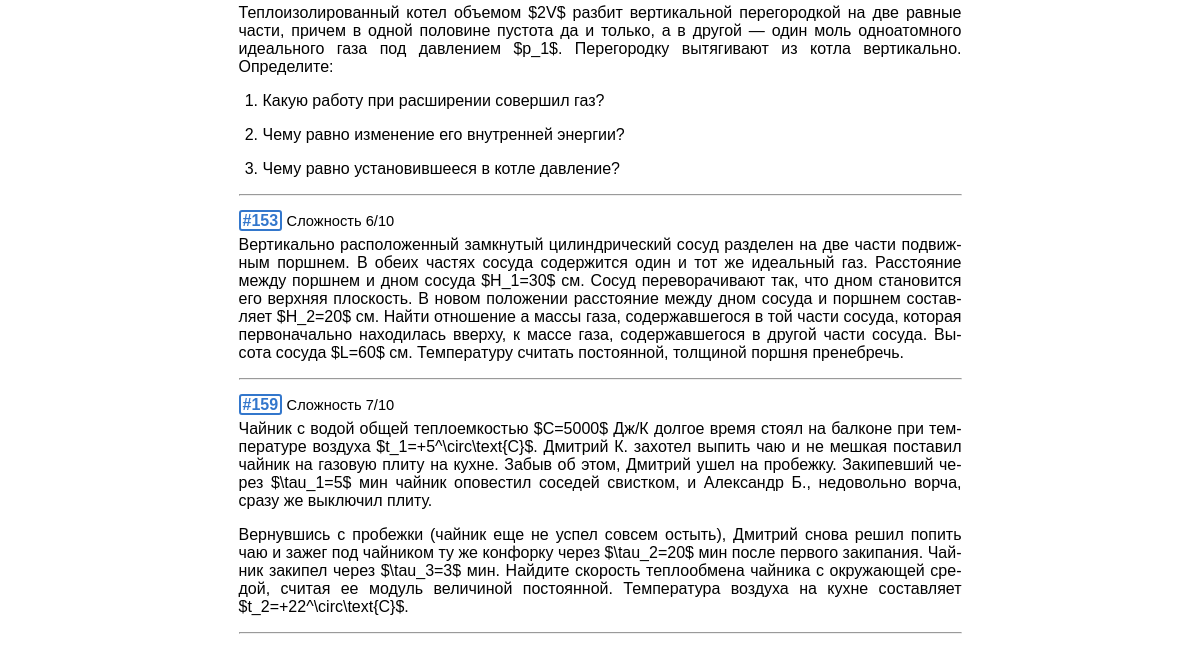
The app's page /types/27/ (lower part), older data.
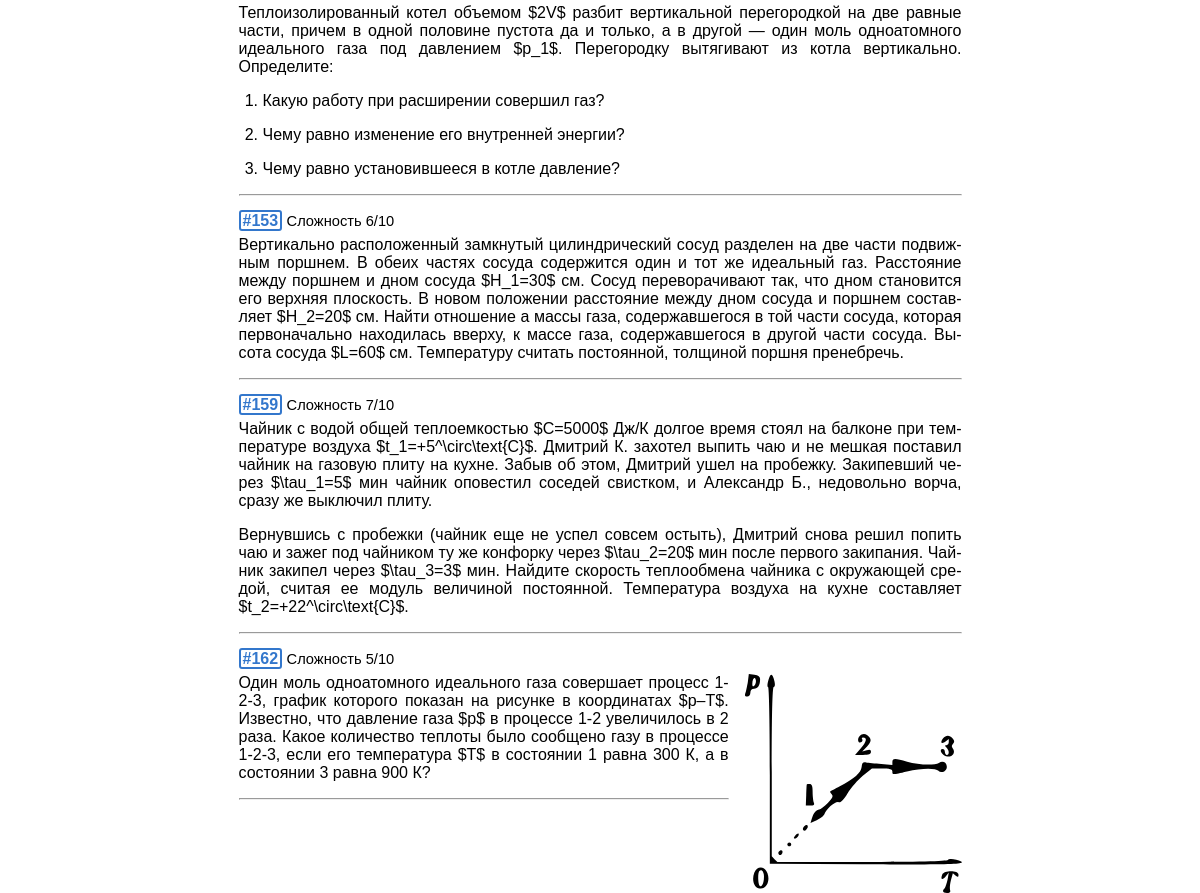
The same page, newer data.
### problems/models.py (models this page shows, shortened)
class Problem(models.Model):
    text = models.TextField('условие',
                            max_length=6000,
                            help_text='Максимум 6 тыс. символов '
                            '(если мало - обратитесь к создательнице сайта)')
    solution = models.TextField('решение',
                                max_length=6000,
                                help_text='Максимум 6 тыс. символов',
                                blank=True,
                                null=True)
    answer = models.TextField('ответ',
                              max_length=1000,
                              help_text='Максимум 1 тыс. символов',
                              blank=True,
                              null=True)
    complexity = models.PositiveSmallIntegerField('сложность',
                                                  help_text=('число от 1 до 10'
                                                             ' включительно'),
                                                  blank=True,
                                                  null=True,
                                                  validators=(
                                                      [MinValueValidator(1),
                                                       MaxValueValidator(10)]))
    author = models.ForeignKey(User,
                               on_delete=models.CASCADE,
                               editable=False,
                               verbose_name='автор')
    date = models.DateField('дата добавления',
                            auto_now_add=True)
    tags = models.ManyToManyField(Tag,
                                  verbose_name='тэги',
                                  blank=True)
    source = models.ForeignKey(Source,
                               on_delete=models.CASCADE,
                               verbose_name='источник',
                               blank=True,
                               null=True)
    category = models.ForeignKey(Category,
                                 on_delete=models.CASCADE,
                                 verbose_name='раздел',
                                 blank=True,
                                 null=True)
    subcategory = models.ForeignKey(Subcategory,
                                    on_delete=models.CASCADE,
                                    verbose_name='подраздел',
                                    blank=True,
                                    null=True)
    type_ege = models.ForeignKey(TypeInEGE,
                                 on_delete=models.CASCADE,
                                 verbose_name='Тип задания',
                                 null=True)
    class Meta:
        verbose_name = 'задача'
        verbose_name_plural = 'задачи'
        default_related_name = 'problems'
    def get_absolute_url(self):
        return reverse('problems:detail', kwargs={'pk': self.pk})

### typesinege/views.py (the view)
# urls.py: path('', views.ProblemsView.as_view(), name='list'),
class ProblemsView(ListView):
    model = Problem
    template_name = 'problems/problems_list.html'
    context_object_name = 'problems'
    filter = ProblemTypeFilter
    paginate_by = 50
    def get_queryset(self):
        number = self.kwargs['number']
        self.type = get_object_or_404(TypeInEGE, number=number)
        queryset = Problem.objects.filter(type_ege=self.type).order_by('id')
        self.filterset = self.filter(self.request.GET, queryset=queryset)
        return self.filterset.qs
    def get_context_data(self, **kwargs):
        data = super().get_context_data(**kwargs)
        data['filter'] = ProblemTypeFilter(self.request.GET,
                                           queryset=self.get_queryset())
        data['title'] = f'Тип {self.kwargs["number"]}'
        return data

### problems/models.py (called while the page is built)
    def __str__(self):
        return self.name

    def __str__(self):
        return self.name

    def get_queryset(self):
        queryset = super().get_queryset()
        queryset = queryset.annotate(problems_count=Count('problems'))
        return queryset

### problems/templatetags/abbr.py (called while the page is built)
def replace_by_dic(el, dic):
    for i, j in dic.items():
        el = el.replace(i, j)
    return el

@register.filter()
@stringfilter
def abbr(value):
    return replace_by_dic(value, abbr_dic)

### problems/templatetags/markdown_extras.py (called while the page is built)
@register.filter()
@stringfilter
def markdown(value):
    return md.markdown(value, extensions=['markdown.extensions.fenced_code'])

### templates/problems/problems_list.html (shortened to what this page needs)
{% extends "base.html" %}
{% load markdown_extras %}
{% load abbr %}
{% load save_parameters %}
{% load static %}
{% block content %}
    {% for problem in page_obj %}
    <div class="rel">
      <p class="id-in-list">
        <a href="{{problem.get_absolute_url}}"><b class='id-number'>#{{problem.id}}</b></a>
        <span class="compl">Сложность {{problem.complexity}}/10</span>
      </p>
      <div class="problem">{{problem.text|markdown|abbr|safe}}</div>
    </div><hr>
    {% empty %}
      <p>Ничего не нашлось {{":("}}</p>
      <p>Попробуйте другой фильтр.</p>
    {% endfor %}
{% endblock %}

### templates/base.html (shortened to what this page needs)
{% load static %}
<!DOCTYPE html>
<html lang="ru">
    <head>
        <link rel="stylesheet" href="{% static 'css/style.css'%}" type="text/css">
    </head>
    <body>
        <main>
            {% block content %}Пусто :({% endblock %}
        </main>
    </body>
</html>

### static/css/style.css (style rules this page uses)
html { overflow-y: scroll; }
body { -webkit-hyphens: auto; -moz-hyphens: auto; -ms-hyphens: auto; hyphens: auto; margin: 0px auto; width: 723px; max-width: 100%; font-family: Tahoma, Arial; text-align: justify; font-size: 12pt; margin-bottom:10ex; }
.id-number { border: 2px solid #3377cc; border-radius: 3px; padding: 0px 2px 0px 2px; }
.rel { position: relative; }
.id-in-list { margin-bottom:-10px; }
.compl { font-size: 11pt; font-family: Arial; }
a { text-decoration: none; color: #3377cc; }
ol { padding-left: 1.5em; }
img.right { float:right; padding-left:1em; min-width: 100px; }

Row changes from the older to the newer data that the page shows:
added Problem: id "162", complexity "5", text|abbr (picture), text|abbr "Один моль одноатомного идеального газа совершает процесс 1-2-3, график которого показан на рисунке в координатах $р­–Т$. Известно, что давление газа $p$ в процессе 1-2 увеличилось в 2 раза. Какое количество теплоты было сообщено газу в процессе 1-2-3, если его температура $T$ в состоянии 1 равна 300 К, а в состоянии 3 равна 900 К?"
